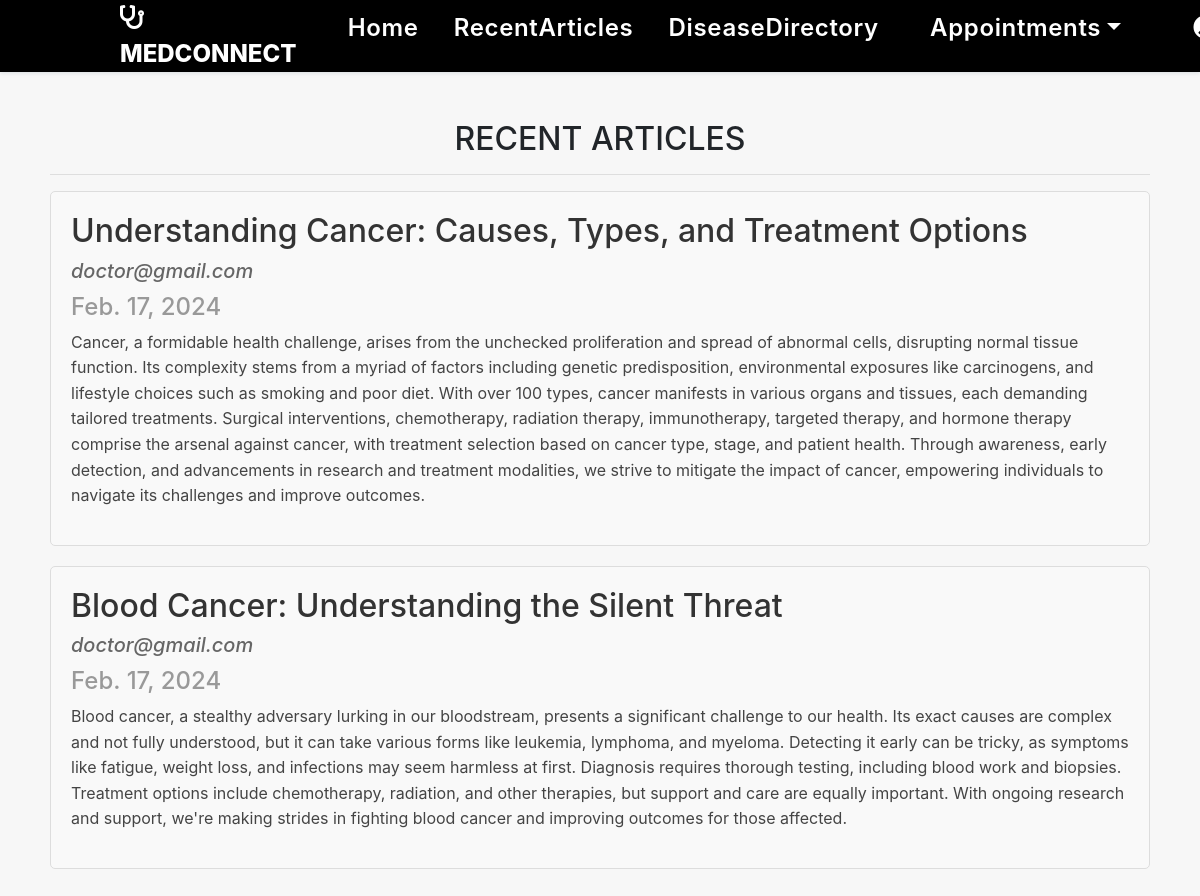
Page /recentarticles on the committed database.
### Doctor/models.py (models this page shows, shortened)
class Article(models.Model):
    title = models.CharField(max_length=100)
    content = models.TextField()
    author = models.ForeignKey(Doctor, on_delete=models.CASCADE)
    publish_date = models.DateField(auto_now_add=True)

class Doctor(models.Model):
    user=models.ForeignKey(User, null=True, on_delete=models.CASCADE)
    first_name = models.CharField(null=True,max_length=50)
    last_name = models.CharField(null=True,max_length=30)
    email = models.EmailField(null=True,max_length=50)
    contact_no = models.CharField(null=True,max_length=13)
    designation = models.CharField(null=True,max_length=50)
    specialty = models.CharField(null=True,max_length=30)
    hospital=models.CharField(null=True,max_length=50)
    experience_years = models.PositiveIntegerField(null=True)
    def __str__(self):
        return self.user.username

### Patient/views.py (the view)
# urls.py: path('recentarticles',recentarticles,name='recentarticles'),
def recentarticles(request):
    recent_articles = Article.objects.order_by('-publish_date')[:20]  # Retrieve 5 most recent articles
    return render(request, 'recentarticles.html', {'recent_articles': recent_articles})

### Patient/templates/recentarticles.html (shortened to what this page needs)
{% extends 'patient_nav.html' %}
{% load static %}
{% block body %}
<div class="container" style="margin-top: 90px;">
    <h2 class="text-center">RECENT ARTICLES</h2>
    <hr>
    {% for article in recent_articles %}
    <div class="article-card">
        <h2>{{ article.title }}</h2>
        <h5>{{ article.author }}</h5>
        <h4>{{ article.publish_date }}</h4>
        <p>{{ article.content }}</p>
    </div>
    {% endfor %}
</div>
{% endblock %}

### Patient/templates/patient_nav.html (shortened to what this page needs)
<!DOCTYPE html>
<html lang="en">
<head>
    {% load static %}
    <link rel="stylesheet" href="https://maxcdn.bootstrapcdn.com/bootstrap/4.3.1/css/bootstrap.min.css">
    <link rel="stylesheet" href="https://use.fontawesome.com/releases/v5.6.3/css/all.css"
>
    <link rel="stylesheet" href="{% static 'css/mystyle.css' %}">
</head>
<body>
    <header>
		<a href="/" class="logo"><i class="	fa fa-stethoscope" style="color: white;"></i> MEDCONNECT</a>
		<nav class="navbar">
			<ul>
				<li><a class="active" href="{% url 'profile' %}">Home</a></li>
				<li><a href="{% url 'recentarticles' %}">RecentArticles</a></li>
                <li><a href="{% url 'searchdisease' %}">DiseaseDirectory</a></li>
                <li class="navbar-item dropdown" style="color: black;" >
                    <a href="#" class="nav-link dropdown-toggle " data-toggle="dropdown" >Appointments</a>
                </li>
				<li class="navbar-item dropdown" style="color: black;" >
                    <a href="#" class="nav-link dropdown-toggle " data-toggle="dropdown" ><i class="fas fa-user-circle" ></i> {{request.user.first_name}}</a>
                </li>
			</ul>
		</nav>
	</header>
</body>
</html>
{% block body %}
{% endblock %}

### Patient/static/css/mystyle.css (style rules this page uses)
* { margin: 0; padding: 0; box-sizing: border-box; text-decoration: none; outline: none; border: none; transition: all 0.2s linear; }
html { overflow-x: hidden; scroll-behavior: smooth; }
body { background: #f7f7f7; padding: 10px; }
html { overflow-x: hidden; }
header { position: fixed; top: 0; left: 0; right: 0; z-index: 1000; display: flex; align-items: center; justify-content: space-between; padding: 1.5rem 10%; height: 4.5rem; background-color:black; box-shadow: 0 1px 4px rgba(146, 161, 176, 0.3); }
header .logo { font-size: 1.5rem; font-weight: 800; text-decoration: none; color: white; }
header .logo i { font-size: 1.5rem; }
header .navbar ul { list-style: none; display: flex; justify-content: center; align-items: center; transition: all 0.2s linear; }
header .navbar li { margin-left: 2.2rem; transition: all 0.2s linear; }
header .navbar ul li a { font-size: 1.5rem; color: white; font-weight: 600; text-decoration: none; letter-spacing: 0.04rem; transition: all 0.2s linear; }
.dropdown { position: relative; display: inline-block; margin: 0 5px 0 10px; }

### Patient/templates/recentarticles.html (style rules this page uses)
.container { padding: 20px; }
.article-card { background-color: #f9f9f9; border: 1px solid #ddd; border-radius: 5px; padding: 20px; margin-bottom: 20px; }
.article-card h2 { color: #333; }
.article-card h5 { color: #666; font-style: italic; }
.article-card h4 { color: #999; margin-top: 10px; }
.article-card p { color: #444; line-height: 1.6; }

### rows in the picture
Article: title "Understanding Cancer: Causes, Types, and Treatment Options", author "doctor@gmail.com", publish_date "Feb. 17, 2024", content "Cancer, a formidable health challenge, arises from the unchecked proliferation and spread of abnormal cells, disrupting normal tissue function. Its complexity stems from a myriad of factors including genetic predisposition, environmental exposures like carcinogens, and lifestyle choices such as smoking and poor diet. With over 100 types, cancer manifests in various organs and tissues, each demanding tailored treatments. Surgical interventions, chemotherapy, radiation therapy, immunotherapy, targeted therapy, and hormone therapy comprise the arsenal against cancer, with treatment selection based on cancer type, stage, and patient health. Through awareness, early detection, and advancements…"
Article: title "Blood Cancer: Understanding the Silent Threat", author "doctor@gmail.com", publish_date "Feb. 17, 2024", content "Blood cancer, a stealthy adversary lurking in our bloodstream, presents a significant challenge to our health. Its exact causes are complex and not fully understood, but it can take various forms like leukemia, lymphoma, and myeloma. Detecting it early can be tricky, as symptoms like fatigue, weight loss, and infections may seem harmless at first. Diagnosis requires thorough testing, including blood work and biopsies. Treatment options include chemotherapy, radiation, and other therapies, but support and care are equally important. With ongoing research and support, we're making strides in fighting blood cancer and improving outcomes for those affected."
